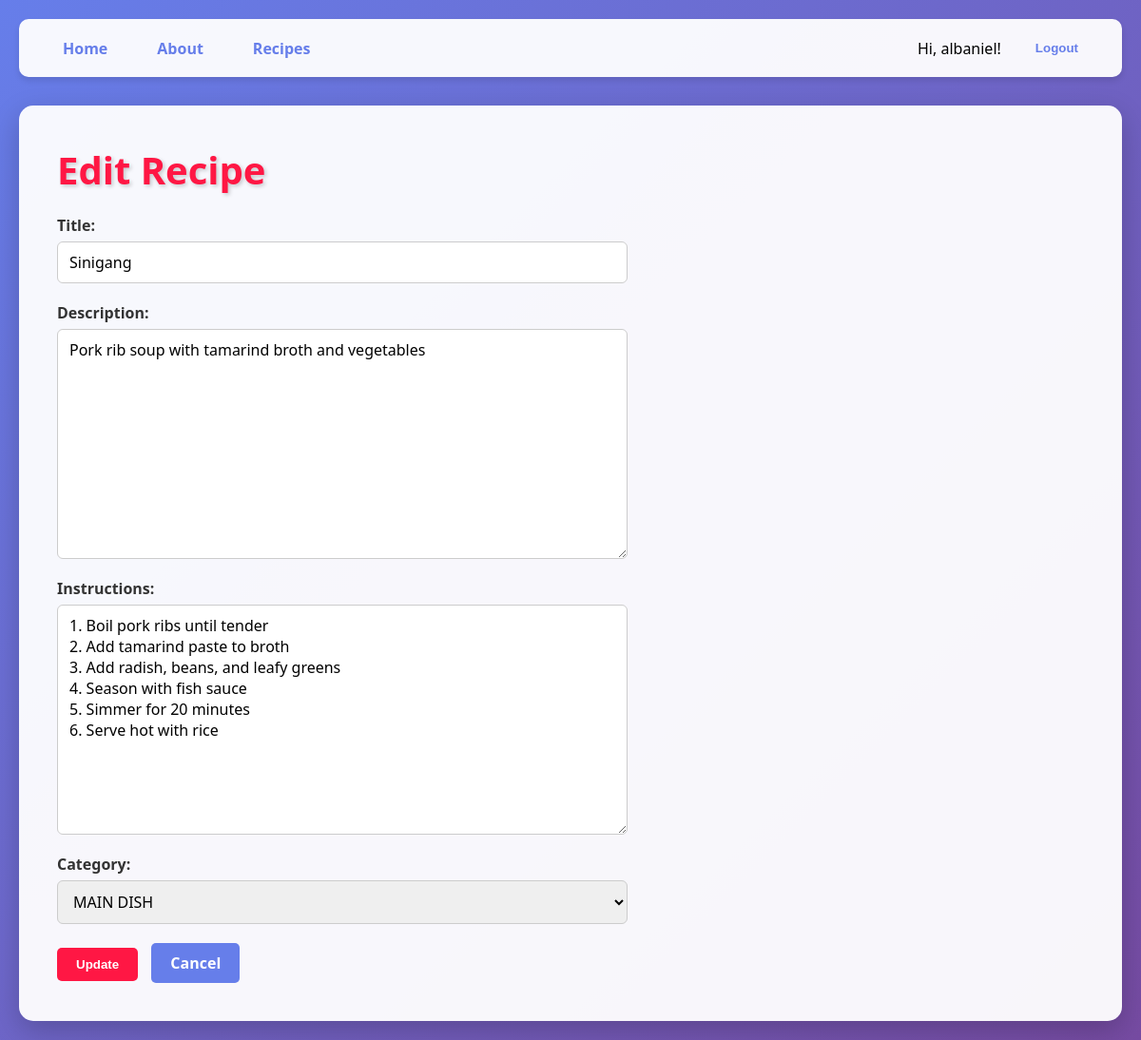
Page /recipes/2/edit/ (signed in) on the committed database.
### app/models.py (models this page shows, shortened)
class Recipe(models.Model):
    user = models.ForeignKey(User, on_delete=models.CASCADE, related_name='recipes')
    category = models.ForeignKey(Category, on_delete=models.CASCADE)
    title = models.CharField(max_length=200)
    description = models.TextField(blank=False)
    instructions = models.TextField(blank=False)
    created_at = models.DateTimeField(auto_now_add=True)
    class Meta:
        ordering = ['-created_at']

### app/views.py (the view)
# urls.py: path('recipes/<int:pk>/edit/', RecipeUpdateView.as_view(), name='recipe_update'),
class RecipeUpdateView(LoginRequiredMixin, UpdateView):
    model = Recipe
    template_name = "app/recipe_update.html"
    fields = ['title', 'description', 'instructions', 'category']
    success_url = reverse_lazy('recipe_list')

### app/models.py (called while the page is built)
    def __str__(self):
        return self.name

### app/templates/app/recipe_update.html (shortened to what this page needs)
{% extends 'app/base.html' %}
{% load static %}
{% block content %}
<h1>Edit Recipe</h1>
<form method="post" class="recipe-form">
    <div class="form-group">
        {{ form.title.label_tag }}
        {{ form.title }}
    </div>
    <div class="form-group">
        {{ form.description.label_tag }}
        {{ form.description }}
    </div>
    <div class="form-group">
        {{ form.instructions.label_tag }}
        {{ form.instructions }}
    </div>
    <div class="form-group">
        {{ form.category.label_tag }}
        {{ form.category }}
    </div>
    <div class="recipe-actions">
        <button type="submit" class="btn">Update</button>
        <a href="{% url 'recipe_detail' recipe.pk %}" class="btn btn-secondary">Cancel</a>
    </div>
</form>
{% endblock content %}

### app/templates/app/navbar.html (shortened to what this page needs)
<header>
    <nav>
        <ul class="nav-left">
            <li><a href="{% url 'home' %}">Home</a></li>
            <li><a href="{% url 'about' %}">About</a></li>
            <li><a href="{% url 'recipe_list' %}">Recipes</a></li>
        </ul>
        <ul class="nav-right">
            {% if user.is_authenticated %}
                <li>Hi, {{ user.username }}!</li>
                <li>
                    <form method="post" action="{% url 'logout' %}" style="display:inline;">
                        <button type="submit" style="background:none; border:none; color:#667eea; font-weight:600; cursor:pointer;">
                            Logout
                        </button>
                    </form>
                </li>
            {% else %}
                <li><a href="{% url 'login' %}">Login</a></li>
                <li><a href="{% url 'register' %}">Register</a></li>
            {% endif %}
        </ul>
    </nav>
</header>

### static/css/base.css (style rules this page uses)
* { margin: 0; padding: 0; box-sizing: border-box; }
body { font-family: 'Segoe UI', Tahoma, Arial, Verdana, sans-serif; background: linear-gradient(135deg, #667eea 0%, #764ba2 100%); min-height: 100vh; padding: 20px; }
h1 { color: #ff1744; font-size: 2.5rem; margin-bottom: 20px; text-shadow: 2px 2px 4px rgba(0, 0, 0, 0.2); }
header { margin-bottom: 30px; }
nav { background-color: rgba(255, 255, 255, 0.95); padding: 15px 30px; border-radius: 10px; box-shadow: 0 4px 6px rgba(0, 0, 0, 0.1); display: flex; justify-content: space-between; align-items: center; }
nav ul { list-style: none; display: flex; gap: 20px; padding: 0; margin: 0; }
.nav-left { display: flex; }
.nav-right { display: flex; align-items: center; }
nav a { color: #667eea; text-decoration: none; font-weight: 600; padding: 8px 16px; border-radius: 5px; transition: all 0.3s ease; }
.nav-right form button { background: none; border: none; color: #667eea; font-weight: 600; cursor: pointer; padding: 8px 16px; border-radius: 5px; transition: all 0.3s ease; }
.btn { display: inline-block; padding: 10px 20px; background-color: #ff1744; color: white; text-decoration: none; border-radius: 5px; font-weight: 600; transition: all 0.3s ease; border: none; cursor: pointer; margin-right: 10px; }
.btn-secondary { background-color: #667eea; }
.recipe-form { max-width: 600px; }
.form-group { margin-bottom: 20px; display: flex; flex-direction: column; }
.form-group label { font-weight: 600; margin-bottom: 6px; color: #333; }
.form-group input, .form-group textarea, .form-group select { width: 100%; padding: 10px 12px; border-radius: 6px; border: 1px solid #ccc; font-size: 1rem; font-family: inherit; }
.form-group textarea { min-height: 120px; resize: vertical; vertical-align: top; }

### rows in the picture
Recipe: title "Sinigang", description "Pork rib soup with tamarind broth and vegetables", instructions "1. Boil pork ribs until tender 2. Add tamarind paste to broth 3. Add radish, beans, and leafy greens 4. Season with fish sauce 5. Simmer for 20 minutes 6. Serve hot with rice", category "MAIN DISH"

### other values in the picture
{{ user.username }} "albaniel"
